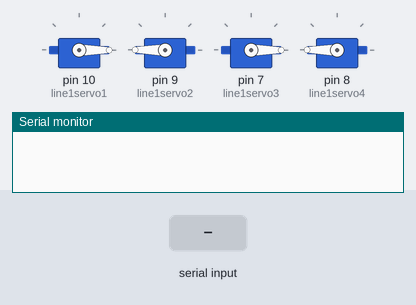
The sketch below on a simulated Arduino Uno, built with avr-gcc and run on an emulated ATmega328P. On the bench: 4 × servo, the last lines printed to the serial monitor. Inputs (shaded band) come from the test bench.

Above: at 1.2 s.
1.3 s: "1" received over Serial
At 2.7 s:
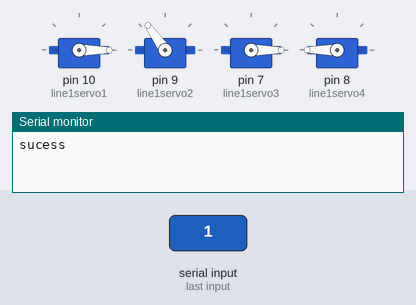
4.3 s: "2" received over Serial
At 4.9 s:
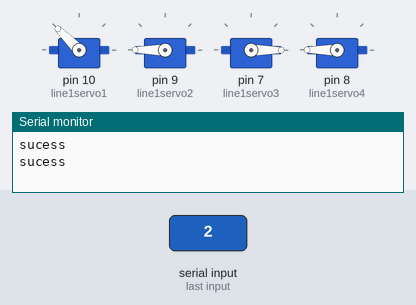
7.3 s: "3" received over Serial
At 8.1 s:
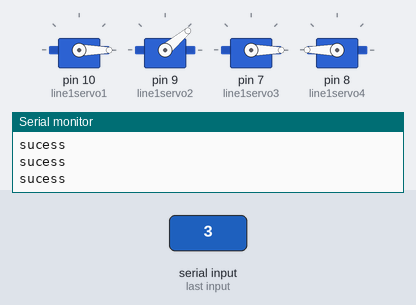
10.3 s: "4" received over Serial
At 11.5 s:
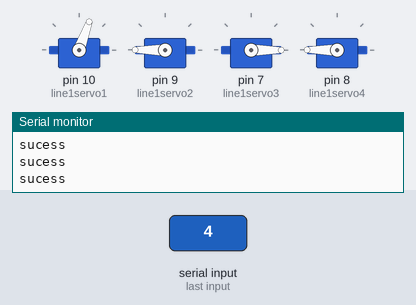
13.3 s: "5" received over Serial
At 14.8 s:
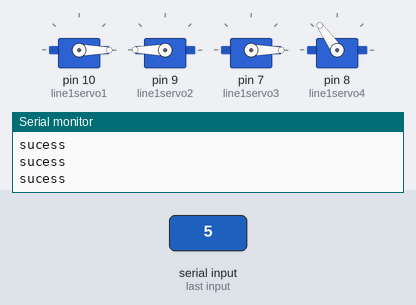
16.3 s: "6" received over Serial
At 17.9 s:
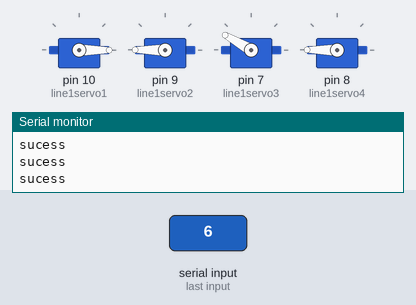
Timing chart, 0 to 20.3 s (numbered marks = the images above; inputs shaded):
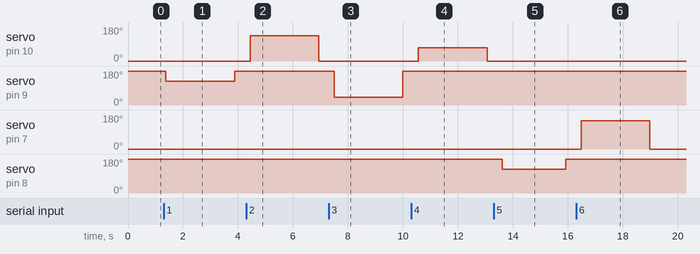

Measured:
- after the input at 1.3 s, servo on pin 9 (line1servo2): 180° → 125° after 0.08 s, → 180° 2.5 s later
- after the input at 4.3 s, servo on pin 10 (line1servo1): 0° → 135° after 0.14 s, → 0° 2.5 s later
- after the input at 7.3 s, servo on pin 9 (line1servo2): 180° → 40° after 0.20 s, → 180° 2.5 s later
- after the input at 10.3 s, servo on pin 10 (line1servo1): 0° → 70° after 0.26 s, → 0° 2.5 s later
- after the input at 13.3 s, servo on pin 8 (line1servo4): 180° → 125° after 0.32 s, → 180° 2.3 s later
- after the input at 16.3 s, servo on pin 7 (line1servo3): 0° → 150° after 0.18 s, → 0° 2.5 s later

The sketch:

bottle_cap_motor.ino
```cpp
#include <Servo.h>

//int DETECT = 2;   //적외선 센서 2번
Servo pin1;     // 라인 1번 아래쪽 정면 오른쪽
Servo pin2;    // 라인 1번 아래쪽 정면 왼쪽
Servo pin3;   //라인 1번 위쪽 정면 오른쪽
Servo pin4;   //라인 1번 위쪽 정면 왼쪽
//Servo pin5;   //라인에 넣어 주는거

// ㅡㅡㅡㅡㅡㅡㅡㅡㅡㅡㅡㅡㅡㅡㅡㅡㅡㅡㅡㅡㅡㅡㅡㅡㅡㅡㅡㅡㅡㅡㅡㅡㅡㅡㅡㅡ.....char data[8];     //분류 데이타
int num[8] = {0,0,0,0,0,0,0,0};
char cmd; // 파이썬이랑 시리얼 통신용 파이썬으로 그래프 출력 //적용 안함
const int line1servo1 = 10;   //스텝 모터 10번 pwm
const int line1servo2 = 9;    //스텝 모터 9번  pwm
const int line1servo3 = 7;    //스텝 모터 7번  pwm
const int line1servo4 = 8;    //스텝 모터 8번  pwm
//const int line1servo5 = 6;    //스텝 모터 6번  pwmㄲ

void setup() {
  //pinMode(DETECT, INPUT); //적외선 센서

  pin1.attach(line1servo1);
  pin2.attach(line1servo2);
  pin3.attach(line1servo3);
  pin4.attach(line1servo4);
  //pin5.attach(line1servo5);
  Serial.begin(9600);   //시리얼 통신 - 제어 및 파이썬 통신용

  // put your setup code here, to run once:
  //Serial.println(random(10,20));
  //data set
  /*
  data[0] = 'pepsi';
  data[1] = 'cola';
  data[2] = 'pocari';
  data[3] = 'cider';
  data[4] = 'icis';
  data[5] = '2%';
  data[6] = 'toreta';
  data[7] = 'hwanta';
  */
  pin1.write(0);  //기본 정렬
  pin2.write(190);  // 기본 정렬
  pin3.write(0);
  pin4.write(190);
  //pin5.write(0);

}


void loop() {


 /*

 if(digitalRead(DETECT) == LOW)    //적외선 센서 물체 탐지시에 리셋 신호.
    {
      Serial.println("정지");
      pin1.write(0);  //기본 정렬
      pin2.write(190);  // 기본 정렬
      pin3.write(0);
      pin4.write(190);
      pin5.write(330);
      delay(500);  //0.5초
    }
    */
  delay(10);

  //cmd = random(1,9);        //랜덤으로 입력 받아서 제어
  cmd = Serial.read();    //시리얼 모듈로 제어
  //Serial.println(cmd);

  delay(50);
  /*
  //자동으로 제어
   if(cmd == 1)
  {
    pin1.write(0);  // 분류 1번
    pin2.write(125); // 0도
    pin3.write(0);
    pin4.write(190);
    delay(800);
    num[0]++;
    //Serial.println("펩시");
    pin1.write(0);  // 분류후 정렬
    pin2.write(190);
    pin3.write(0);
    pin4.write(190);

    delay(800);
  }
   if(cmd == 2)
   {
    pin1.write(130);  // 분류 2번
    pin2.write(190);
    pin3.write(0);
    pin4.write(190);
    delay(800);
    num[1]++;
    //Serial.println("콜라");
    pin1.write(0);  // 분류후 정렬
    pin2.write(190);
    pin3.write(0);
    pin4.write(190);
    delay(800);
   }
    if(cmd == 3){
    pin1.write(0);  // 분류 3번
    pin2.write(40);
    pin3.write(0);
    pin4.write(190);
    delay(800);
    num[2]++;
    //Serial.println("포카리");
    pin1.write(0);    // 분류후 정렬
    pin2.write(190);
    pin3.write(0);
    pin4.write(190);
    delay(800);
    }

    if(cmd == 4)
    {
    pin1.write(80);   // 분류 4번
    pin2.write(190);
    pin3.write(0);
    pin4.write(190);
    delay(800);
    num[3]++;
    //Serial.println("사이다");
    pin1.write(0);  // 분류후 정렬
    pin2.write(190);
    pin3.write(0);
    pin4.write(190);
    delay(800);
    }

    if(cmd == 5)
    {
    pin1.write(0);  // 분류 1번
    pin2.write(190); // 0도
    pin3.write(0);
    pin4.write(125);
    delay(800);
    num[4]++;
    //Serial.println("아이시스");
    pin1.write(0);  // 분류후 정렬
    pin2.write(190);
    pin3.write(0);
    pin4.write(190);

    delay(800);
    }

    if(cmd == 6)
    {
    pin1.write(0);  // 분류 6번
    pin2.write(190);
    pin3.write(130);
    pin4.write(190);
    delay(800);
    num[5]++;
    //Serial.println("2프로");
    pin1.write(0);  // 분류후 정렬
    pin2.write(190);
    pin3.write(0);
    pin4.write(190);
    delay(800);
    }

    if(cmd == 7)
    {
    pin1.write(0);  // 분류 7번
    pin2.write(190);
    pin3.write(0);
    pin4.write(40);
    delay(800);
    num[6]++;
    //Serial.println("토레타");
    pin1.write(0);    // 분류후 정렬
    pin2.write(190);
    pin3.write(0);
    pin4.write(190);
    delay(800);
    }

    if(cmd == 8)
    {
    pin1.write(00);   // 분류 4번
    pin2.write(190);
    pin3.write(70);
    pin4.write(190);
    delay(800);
    num[7]++;
    //Serial.println("환타");
    pin1.write(0);  // 분류후 정렬
    pin2.write(190);
    pin3.write(0);
    pin4.write(190);
    delay(800);
    }
    */


      //시리얼 모듈
  if(cmd == '1')
  {
    pin1.write(0);  // 분류 1번
    pin2.write(125); // 0도
    pin3.write(0);
    pin4.write(190);
    Serial.println("sucess");
    delay(2500);
    num[0]++;

    pin1.write(0);  // 분류후 정렬
    pin2.write(190);
    pin3.write(0);
    pin4.write(190);
    delay(500);

  }

   if(cmd == '2')
   {
    pin1.write(135);  // 분류 2번
    pin2.write(190);
    pin3.write(0);
    pin4.write(190);
    Serial.println("sucess");
    delay(2500);
    num[1]++;

    pin1.write(0);  // 분류후 정렬
    pin2.write(190);
    pin3.write(0);
    pin4.write(190);
    delay(500);

   }

    if(cmd == '3'){
    pin1.write(0);  // 분류 3번
    pin2.write(40);
    pin3.write(0);
    pin4.write(190);
    Serial.println("sucess");
    delay(2500);
    num[2]++;

    pin1.write(0);    // 분류후 정렬
    pin2.write(190);
    pin3.write(0);
    pin4.write(190);
    delay(500);

    }

    if(cmd == '4')
    {
    pin1.write(70);   // 분류 4번
    pin2.write(190);
    pin3.write(0);
    pin4.write(190);
    Serial.println("sucess");
    delay(2500);
    num[3]++;

    pin1.write(0);  // 분류후 정렬
    pin2.write(190);
    pin3.write(0);
    pin4.write(190);
    delay(500);

    }

    if(cmd == '5')
    {
    pin1.write(0);  // 분류 5번
    pin2.write(190); // 0도
    pin3.write(0);
    pin4.write(125);
    Serial.println("sucess");
    delay(2300);
    num[4]++;
    pin1.write(0);  // 분류후 정렬
    pin2.write(190);
    pin3.write(0);
    pin4.write(190);
    delay(500);

    }

    if(cmd == '6')
    {
    pin1.write(0);  // 분류 6번
    pin2.write(190);
    pin3.write(150);
    pin4.write(190);
    Serial.println("sucess");
    delay(2500);
    num[5]++;

    pin1.write(0);  // 분류후 정렬
    pin2.write(190);
    pin3.write(0);
    pin4.write(190);
    delay(500);

    }

    if(cmd == '7')
    {
    pin1.write(0);  // 분류 7번
    pin2.write(190);
    pin3.write(0);
    pin4.write(40);
    Serial.println("sucess");
    delay(2500);
    num[6]++;

    pin1.write(0);    // 분류후 정렬
    pin2.write(190);
    pin3.write(0);
    pin4.write(190);
    delay(500);

    }

    if(cmd == '8')
    {
    pin1.write(00);   // 분류 8번
    pin2.write(190);
    pin3.write(60);
    pin4.write(190);
    Serial.println("sucess");
    delay(2500);
    num[7]++;

    pin1.write(0);  // 분류후 정렬
    pin2.write(190);
    pin3.write(0);
    pin4.write(190);
    delay(500);

    }
    /*
    delay(30);
    for(int i = 0; i<8; i++)
    {
      if(i < 7)
      {
      Serial.print(num[i]);
      Serial.print(",");
      }
      else
      Serial.println(num[i]);
    }
    delay(30);
    */
  // put your main code here, to run repeatedly:

}
```
